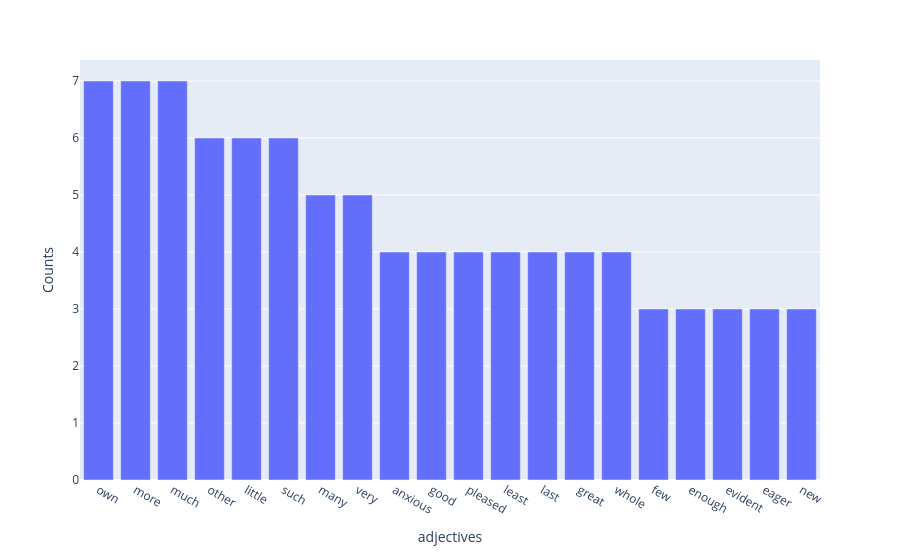

Notebook source saved alongside this figure:
### Markdown cell above
## Solve it!

In this project, you will use the text from [chapters 44 and 45](https://github.com/dustywhite7/Econ8320/raw/refs/heads/master/AssignmentData/prideAndPrejudiceChapters.txt) of *Pride and Prejudice*. Please find the following information:

- The number of sentences (store as `int` in a variable named `sentences`)
- A list of all proper nouns used across the two chapters (stored as strings in the `names` variable)
- A DataFrame containing a count of the top 20 adjectives used in the text (stored in the `adjectives` variable)
    - Be sure to make all words lower case ONLY!
- A bar chart of the top 20 adjectives used in the text stored in a variable called `fig`


Place all of your code in the cell below, labeled `#si-exercise`.

### Code cell
#si-exercise

import spacy
import requests
import pandas as pd
import plotly.express as px
jane = requests.get("https://raw.githubusercontent.com/dustywhite7/Econ8320/refs/heads/master/AssignmentData/prideAndPrejudiceChapters.txt").text
nlp = spacy.load("en_core_web_sm")
doc = nlp(jane)

sentences = int(len(list(doc.sents)))
names = [str(i) for i in doc if i.pos_=="PROPN" and not str(i).islower() and i.text != "_"]
adjectives = [str(i).lower() for i in doc if i.pos_=="ADJ"]
adjectives = pd.Series(adjectives).value_counts().head(20).reset_index()
adjectives.columns = ["adjectives", "Counts"]
fig = px.bar(adjectives, x="adjectives", y="Counts")
fig.show()

### Figure 1 — Plotly figure (JSON) as saved in the notebook; plotly's stock layout.template omitted (floating-point values rounded to 4 significant figures)
{"data": [{"hovertemplate": "adjectives=%{x}<br>Counts=%{y}<extra></extra>", "legendgroup": "", "marker": {"color": "#636efa", "pattern": {"shape": ""}}, "name": "", "orientation": "v", "showlegend": false, "textposition": "auto", "type": "bar", "x": ["own", "more", "much", "other", "little", "such", "many", "very", "anxious", "good", "pleased", "least", "last", "great", "whole", "few", "enough", "evident", "eager", "new"], "xaxis": "x", "y": [7, 7, 7, 6, 6, 6, 5, 5, 4, 4, 4, 4, 4, 4, 4, 3, 3, 3, 3, 3], "yaxis": "y"}], "layout": {"barmode": "relative", "legend": {"tracegroupgap": 0}, "margin": {"t": 60}, "xaxis": {"anchor": "y", "domain": [0, 1], "title": {"text": "adjectives"}}, "yaxis": {"anchor": "x", "domain": [0, 1], "title": {"text": "Counts"}}}}
